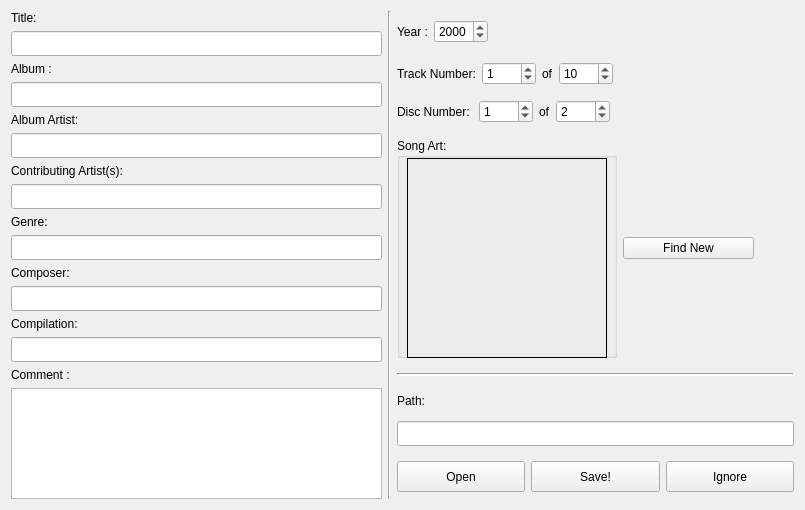
      <widget class="QWidget" name="tab">
       <attribute name="title">
        <string>Edit Single File MetaData</string>
       </attribute>
       <layout class="QGridLayout" name="gridLayout_2">
        <item row="0" column="0" rowspan="7">
         <layout class="QVBoxLayout" name="verticalLayout">
          <item>
           <widget class="QLabel" name="label">
            <property name="font">
             <font>
              <pointsize>9</pointsize>
             </font>
            </property>
            <property name="text">
             <string>Title:</string>
            </property>
           </widget>
          </item>
          <item>
           <widget class="QLineEdit" name="titleEditSingle">
            <property name="minimumSize">
             <size>
              <width>371</width>
              <height>0</height>
             </size>
            </property>
            <property name="font">
             <font>
              <family>Microsoft YaHei</family>
              <pointsize>9</pointsize>
              <underline>false</underline>
             </font>
            </property>
           </widget>
          </item>
          <item>
           <widget class="QLabel" name="label_2">
            <property name="font">
             <font>
              <pointsize>9</pointsize>
             </font>
            </property>
            <property name="text">
             <string>Album :</string>
            </property>
           </widget>
          </item>
          <item>
           <widget class="QLineEdit" name="albumEditSingle">
            <property name="minimumSize">
             <size>
              <width>371</width>
              <height>0</height>
             </size>
            </property>
            <property name="font">
             <font>
              <family>Microsoft YaHei</family>
              <pointsize>9</pointsize>
              <underline>false</underline>
             </font>
            </property>
           </widget>
          </item>
          <item>
           <widget class="QLabel" name="label_4">
            <property name="font">
             <font>
              <pointsize>9</pointsize>
             </font>
            </property>
            <property name="text">
             <string>Album Artist:</string>
            </property>
           </widget>
          </item>
          <item>
           <widget class="QLineEdit" name="artistEditSingle">
            <property name="minimumSize">
             <size>
              <width>371</width>
              <height>0</height>
             </size>
            </property>
            <property name="font">
             <font>
              <family>Microsoft YaHei</family>
              <pointsize>9</pointsize>
              <underline>false</underline>
             </font>
            </property>
           </widget>
          </item>
          <item>
           <widget class="QLabel" name="label_3">
            <property name="font">
             <font>
              <pointsize>9</pointsize>
             </font>
            </property>
            <property name="text">
             <string>Contributing Artist(s): </string>
            </property>
           </widget>
          </item>
          <item>
           <widget class="QLineEdit" name="contributorsEditSingle">
            <property name="minimumSize">
             <size>
              <width>371</width>
              <height>0</height>
             </size>
            </property>
            <property name="font">
             <font>
              <family>Microsoft YaHei</family>
              <pointsize>9</pointsize>
              <underline>false</underline>
             </font>
            </property>
           </widget>
          </item>
          <item>
           <widget class="QLabel" name="label_5">
            <property name="font">
             <font>
              <pointsize>9</pointsize>
             </font>
            </property>
            <property name="text">
             <string>Genre:</string>
            </property>
           </widget>
          </item>
          <item>
           <widget class="QLineEdit" name="GenreEditSingle">
            <property name="minimumSize">
             <size>
              <width>371</width>
              <height>0</height>
             </size>
            </property>
            <property name="font">
             <font>
              <family>Microsoft YaHei</family>
              <pointsize>9</pointsize>
              <underline>false</underline>
             </font>
            </property>
           </widget>
          </item>
          <item>
           <widget class="QLabel" name="label_6">
            <property name="font">
             <font>
              <pointsize>9</pointsize>
             </font>
            </property>
            <property name="text">
             <string>Composer: </string>
            </property>
           </widget>
          </item>
          <item>
           <widget class="QLineEdit" name="composerEditSingle">
            <property name="minimumSize">
             <size>
              <width>371</width>
              <height>0</height>
             </size>
            </property>
            <property name="font">
             <font>
              <family>Microsoft YaHei</family>
              <pointsize>9</pointsize>
              <underline>false</underline>
             </font>
            </property>
           </widget>
          </item>
          <item>
           <widget class="QLabel" name="label_7">
            <property name="font">
             <font>
              <pointsize>9</pointsize>
             </font>
            </property>
            <property name="text">
             <string>Compilation: </string>
            </property>
           </widget>
          </item>
          <item>
           <widget class="QLineEdit" name="compilationEditSingle">
            <property name="minimumSize">
             <size>
              <width>371</width>
              <height>0</height>
             </size>
            </property>
            <property name="font">
             <font>
              <family>Microsoft YaHei</family>
              <pointsize>9</pointsize>
              <underline>false</underline>
             </font>
            </property>
           </widget>
          </item>
          <item>
           <widget class="QLabel" name="label_8">
            <property name="font">
             <font>
              <pointsize>9</pointsize>
             </font>
            </property>
            <property name="text">
             <string>Comment : </string>
            </property>
           </widget>
          </item>
          <item>
           <widget class="QTextEdit" name="commentTextSingle">
            <property name="minimumSize">
             <size>
              <width>371</width>
              <height>111</height>
             </size>
            </property>
            <property name="baseSize">
             <size>
              <width>371</width>
              <height>111</height>
             </size>
            </property>
            <property name="font">
             <font>
              <family>Microsoft YaHei</family>
              <pointsize>9</pointsize>
              <underline>false</underline>
             </font>
            </property>
            <property name="acceptRichText">
             <bool>false</bool>
            </property>
           </widget>
          </item>
         </layout>
        </item>
        <item row="0" column="1" rowspan="7">
         <widget class="Line" name="line">
          <property name="orientation">
           <enum>Qt::Vertical</enum>
          </property>
         </widget>
        </item>
        <item row="0" column="2">
         <layout class="QHBoxLayout" name="horizontalLayout">
          <item>
           <widget class="QLabel" name="label_9">
            <property name="font">
             <font>
              <pointsize>9</pointsize>
             </font>
            </property>
            <property name="text">
             <string>Year :</string>
            </property>
           </widget>
          </item>
          <item>
           <widget class="QSpinBox" name="yearSpinSingle">
            <property name="maximum">
             <number>3000</number>
            </property>
            <property name="value">
             <number>2000</number>
            </property>
           </widget>
          </item>
          <item>
           <spacer name="horizontalSpacer_3">
            <property name="orientation">
             <enum>Qt::Horizontal</enum>
            </property>
            <property name="sizeHint" stdset="0">
             <size>
              <width>40</width>
              <height>20</height>
             </size>
            </property>
           </spacer>
          </item>
         </layout>
        </item>
        <item row="1" column="2">
         <layout class="QHBoxLayout" name="horizontalLayout_2">
          <item>
           <widget class="QLabel" name="label_10">
            <property name="font">
             <font>
              <pointsize>9</pointsize>
             </font>
            </property>
            <property name="text">
             <string>Track Number:</string>
            </property>
           </widget>
          </item>
          <item>
           <widget class="QSpinBox" name="trackNumSpinSingle">
            <property name="maximum">
             <number>3000</number>
            </property>
            <property name="value">
             <number>1</number>
            </property>
           </widget>
          </item>
          <item>
           <widget class="QLabel" name="label_11">
            <property name="maximumSize">
             <size>
              <width>20</width>
              <height>16777215</height>
             </size>
            </property>
            <property name="font">
             <font>
              <pointsize>9</pointsize>
             </font>
            </property>
            <property name="text">
             <string>of</string>
            </property>
           </widget>
          </item>
          <item>
           <widget class="QSpinBox" name="totalTracksSpinSingle">
            <property name="maximum">
             <number>3000</number>
            </property>
            <property name="value">
             <number>10</number>
            </property>
           </widget>
          </item>
          <item>
           <spacer name="horizontalSpacer">
            <property name="orientation">
             <enum>Qt::Horizontal</enum>
            </property>
            <property name="sizeHint" stdset="0">
             <size>
              <width>40</width>
              <height>20</height>
             </size>
            </property>
           </spacer>
          </item>
         </layout>
        </item>
        <item row="2" column="2">
         <layout class="QHBoxLayout" name="horizontalLayout_3">
          <item>
           <widget class="QLabel" name="label_13">
            <property name="font">
             <font>
              <pointsize>9</pointsize>
             </font>
            </property>
            <property name="text">
             <string>Disc Number: </string>
            </property>
           </widget>
          </item>
          <item>
           <widget class="QSpinBox" name="diskNumSpinSingle">
            <property name="maximum">
             <number>3000</number>
            </property>
            <property name="value">
             <number>1</number>
            </property>
           </widget>
          </item>
          <item>
           <widget class="QLabel" name="label_12">
            <property name="maximumSize">
             <size>
              <width>20</width>
              <height>16777215</height>
             </size>
            </property>
            <property name="font">
             <font>
              <pointsize>9</pointsize>
             </font>
            </property>
            <property name="text">
             <string>of</string>
            </property>
           </widget>
          </item>
          <item>
           <widget class="QSpinBox" name="totalDiskSpinSingle">
            <property name="maximum">
             <number>3000</number>
            </property>
            <property name="value">
             <number>2</number>
            </property>
           </widget>
          </item>
          <item>
           <spacer name="horizontalSpacer_2">
            <property name="orientation">
             <enum>Qt::Horizontal</enum>
            </property>
            <property name="sizeHint" stdset="0">
             <size>
              <width>40</width>
              <height>20</height>
             </size>
            </property>
           </spacer>
          </item>
         </layout>
        </item>
        <item row="3" column="2">
         <layout class="QHBoxLayout" name="horizontalLayout_4">
          <item>
           <widget class="QGroupBox" name="groupBox">
            <property name="sizePolicy">
             <sizepolicy hsizetype="Fixed" vsizetype="Fixed">
              <horstretch>0</horstretch>
              <verstretch>0</verstretch>
             </sizepolicy>
            </property>
            <property name="minimumSize">
             <size>
              <width>220</width>
              <height>220</height>
             </size>
            </property>
            <property name="font">
             <font>
              <pointsize>9</pointsize>
              <underline>false</underline>
             </font>
            </property>
            <property name="title">
             <string>Song Art:</string>
            </property>
            <widget class="QLabel" name="artLabelSingle">
             <property name="geometry">
              <rect>
               <x>10</x>
               <y>20</y>
               <width>200</width>
               <height>200</height>
              </rect>
             </property>
             <property name="toolTip">
              <string>No image...</string>
             </property>
             <property name="frameShape">
              <enum>QFrame::Box</enum>
             </property>
             <property name="text">
              <string/>
             </property>
            </widget>
           </widget>
          </item>
          <item>
           <widget class="QPushButton" name="findArtButtonSingle">
            <property name="minimumSize">
             <size>
              <width>131</width>
              <height>0</height>
             </size>
            </property>
            <property name="maximumSize">
             <size>
              <width>250</width>
              <height>16777215</height>
             </size>
            </property>
            <property name="font">
             <font>
              <underline>false</underline>
             </font>
            </property>
            <property name="text">
             <string>Find New</string>
            </property>
           </widget>
          </item>
          <item>
           <spacer name="horizontalSpacer_8">
            <property name="orientation">
             <enum>Qt::Horizontal</enum>
            </property>
            <property name="sizeHint" stdset="0">
             <size>
              <width>40</width>
              <height>20</height>
             </size>
            </property>
           </spacer>
          </item>
         </layout>
        </item>
        <item row="4" column="2">
         <widget class="Line" name="line_2">
          <property name="lineWidth">
           <number>2</number>
          </property>
          <property name="orientation">
           <enum>Qt::Horizontal</enum>
          </property>
         </widget>
        </item>
        <item row="5" column="2">
         <layout class="QVBoxLayout" name="verticalLayout_2">
          <item>
           <widget class="QLabel" name="label_14">
            <property name="maximumSize">
             <size>
              <width>16777215</width>
              <height>22</height>
             </size>
            </property>
            <property name="font">
             <font>
              <pointsize>9</pointsize>
             </font>
            </property>
            <property name="text">
             <string>Path:</string>
            </property>
           </widget>
          </item>
          <item>
           <widget class="QLineEdit" name="filePathEntrySingle">
            <property name="font">
             <font>
              <family>Microsoft YaHei</family>
              <pointsize>9</pointsize>
              <underline>false</underline>
             </font>
            </property>
            <property name="text">
             <string/>
            </property>
           </widget>
          </item>
         </layout>
        </item>
        <item row="6" column="2">
         <layout class="QHBoxLayout" name="horizontalLayout_5">
          <item>
           <widget class="QPushButton" name="openButtonSingle">
            <property name="minimumSize">
             <size>
              <width>0</width>
              <height>31</height>
             </size>
            </property>
            <property name="font">
             <font>
              <underline>false</underline>
             </font>
            </property>
            <property name="text">
             <string>Open</string>
            </property>
           </widget>
          </item>
          <item>
           <widget class="QPushButton" name="saveButtonSingle">
            <property name="minimumSize">
             <size>
              <width>0</width>
              <height>31</height>
             </size>
            </property>
            <property name="font">
             <font>
              <underline>false</underline>
             </font>
            </property>
            <property name="text">
             <string>Save!</string>
            </property>
           </widget>
          </item>
          <item>
           <widget class="QPushButton" name="ignoreButtonSingle">
            <property name="minimumSize">
             <size>
              <width>0</width>
              <height>31</height>
             </size>
            </property>
            <property name="font">
             <font>
              <underline>false</underline>
             </font>
            </property>
            <property name="text">
             <string>Ignore</string>
            </property>
           </widget>
          </item>
         </layout>
        </item>
       </layout>
      </widget>
